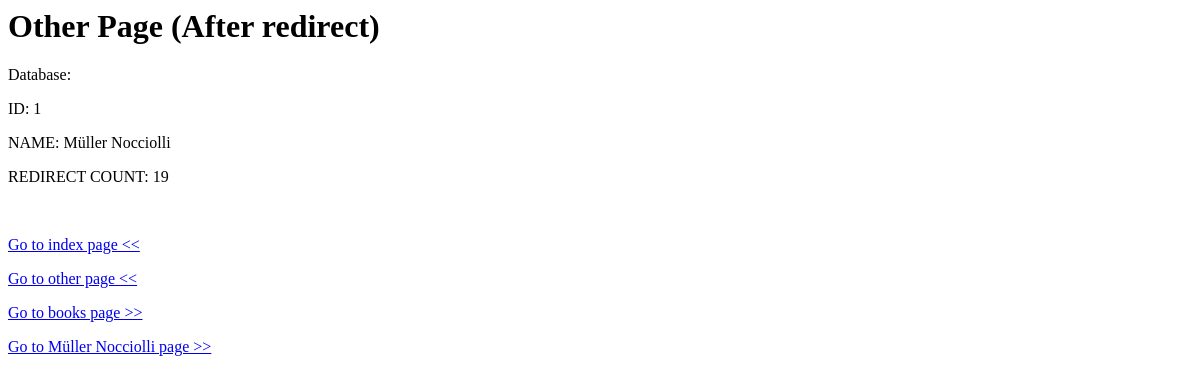
Before: /other3/1 with the older database file.
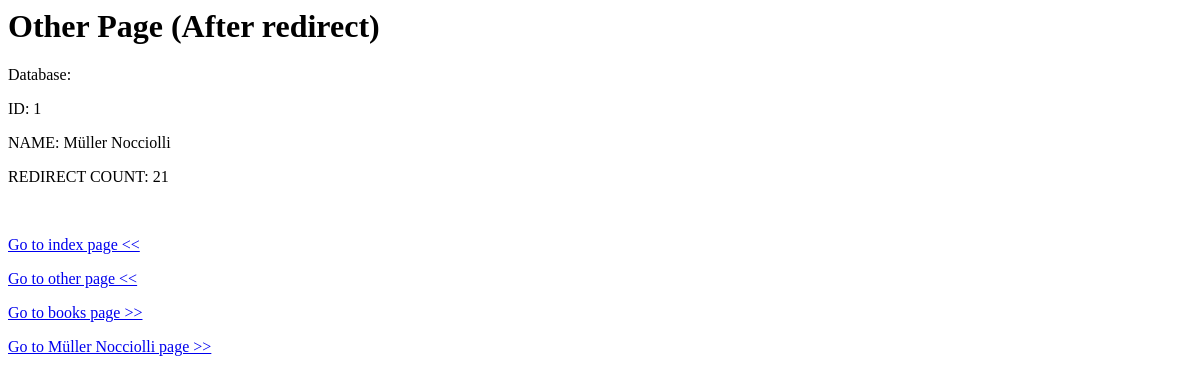
After: the same page with the newer database file.
### app/models.py (models this page shows)
class BaseTest(models.Model):
    name = models.CharField(max_length=100)
    count = models.IntegerField(default=0)

### app/views.py (the view)
# urls.py: path('other3/<int:pk>', views.TaskView.as_view(), name='singletask'),
class TaskView(TemplateView):
    template_name = 'otherpage3.html'
    def get_context_data(self, **kwargs: Any) -> dict[str, Any]:
        context = super().get_context_data(**kwargs)
        context['test'] = get_object_or_404(BaseTest, pk=self.kwargs.get('pk'))
        context['title'] = 'Other Page Title (After Redirect)'
        return context

### app/templates/otherpage3.html (shortened to what this page needs)
<html>
    <head>
    </head>
    <body>
        <h1>Other Page (After redirect)</h1>
        <p>Database:</p>
        <p>ID: {{ test.id }}</p>
        <p>NAME: {{ test.name }}</p>
        <p>REDIRECT COUNT: {{ test.count }}</p>
        <br/>
        <p><a href='{% url 'app:index' %}'>Go to index page <<</a></p>
        <p><a href='{% url 'app:other' %}'>Go to other page <<</a></p>
        <p><a href='{% url 'books:index' %}'>Go to books page >></a></p>
        <p><a href='{% url 'app:go-to-muller' %}' target='_blanc'>Go to Müller Nocciolli page >></a></p>
    </body>
</html>

Changed rows visible on the page:
changed BaseTest "Müller Nocciolli": count "19" → "21"
